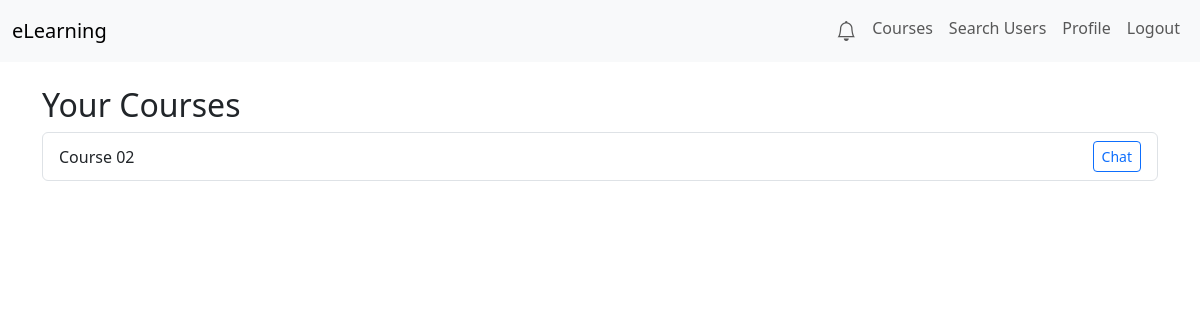
Before: /users/courses/ (signed in) with the older database file.
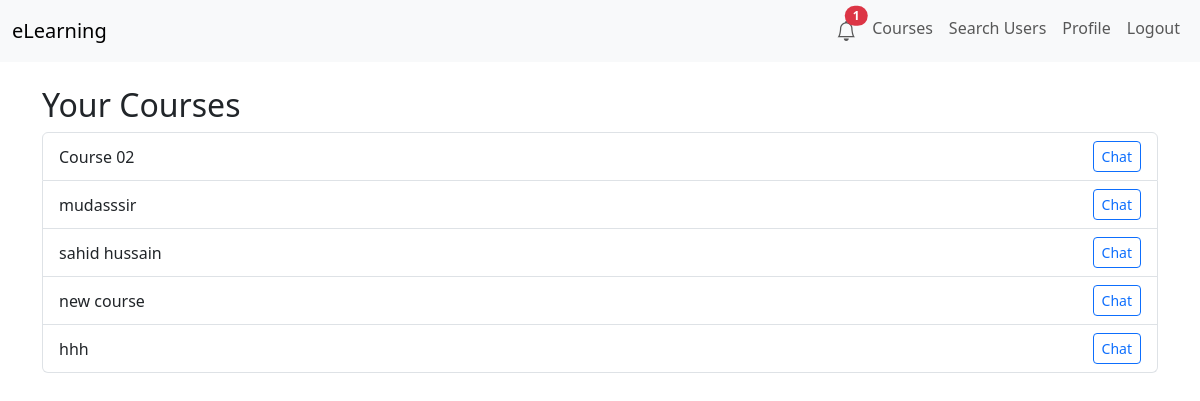
After: the same page with the newer database file.
### courses/models.py (models this page shows, shortened)
class Course(models.Model):
    title = models.CharField(max_length=200)
    description = models.TextField()
    teacher = models.ForeignKey(
        settings.AUTH_USER_MODEL,
        on_delete=models.CASCADE,
        related_name='courses'
    )
    created_at = models.DateTimeField(auto_now_add=True)

### users/views.py (the view)
# urls.py: path('courses/', views.user_courses, name='user_courses'),
@login_required
def user_courses(request):
    if request.user.role == 'Student':
        enrollments = Enrollment.objects.filter(student=request.user)
        courses = [enrollment.course for enrollment in enrollments]
    else:
        courses = Course.objects.filter(teacher=request.user)
    return render(request, 'users/user_courses.html', {'courses': courses})

### users/context_processors.py (called while the page is built)
def unread_notifications(request):
    if request.user.is_authenticated:
        count = request.user.notifications.filter(is_read=False).count()
        return {'unread_count': count}
    else:
        return {'unread_count': 0}

### users/templates/users/user_courses.html
{% extends "base.html" %}
{% block content %}
<h2>Your Courses</h2>
{% if courses %}
    <ul class="list-group">
        {% for course in courses %}
            <li class="list-group-item d-flex justify-content-between align-items-center">
                <span>{{ course.title }}</span>
                <a href="{% url 'chat:chat-room' room_name=course.id %}" class="btn btn-sm btn-outline-primary">Chat</a>
            </li>
        {% endfor %}
    </ul>
{% else %}
    <p>You are not enrolled in any courses yet.</p>
{% endif %}
{% endblock %}

Changed rows visible on the page:
added Course: title "mudasssir"
added Course: title "sahid hussain"
added Course: title "new course"
added Course: title "hhh"
Other visible differences:
{{ unread_count }}: (not shown) → "1"
